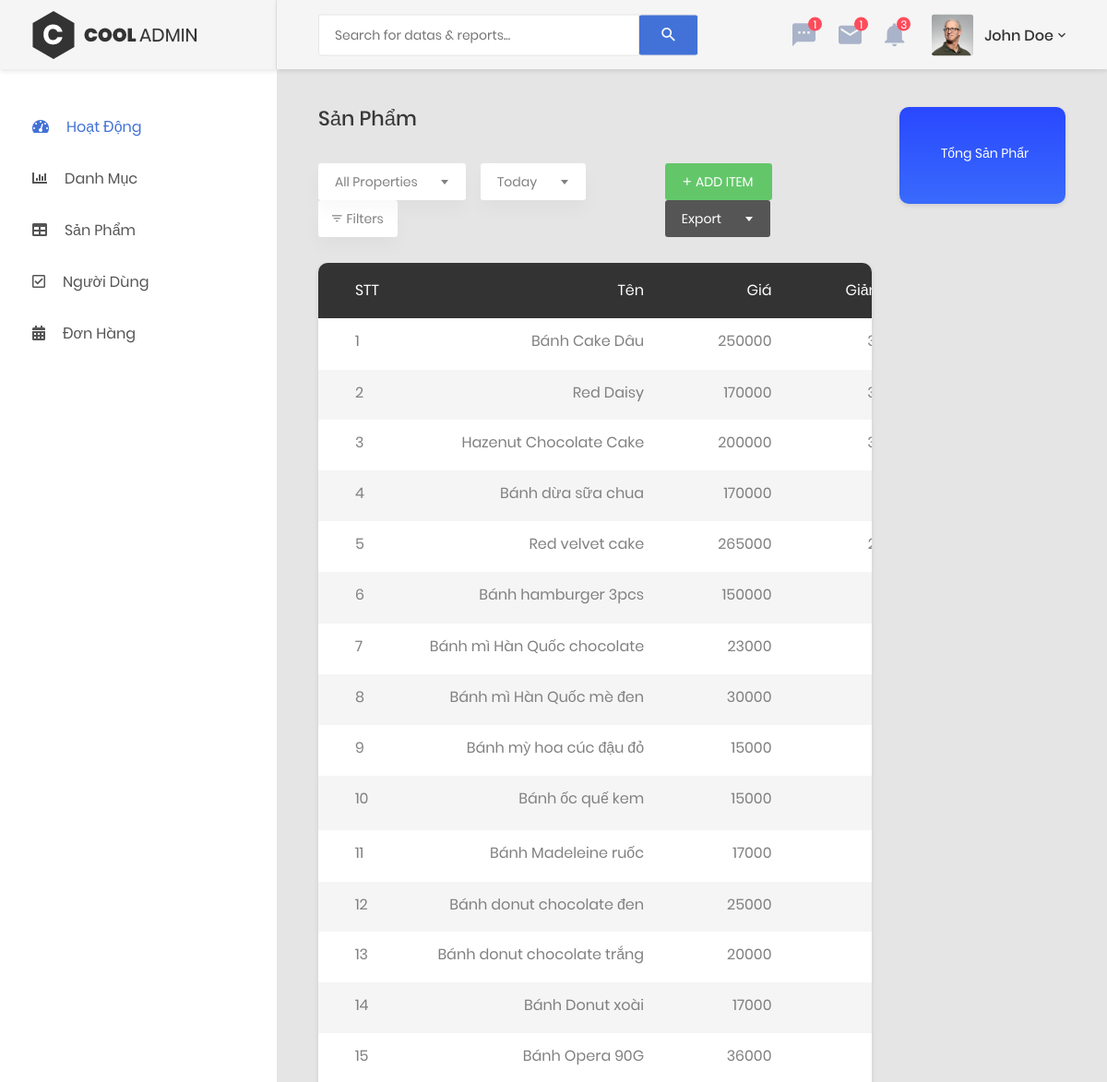
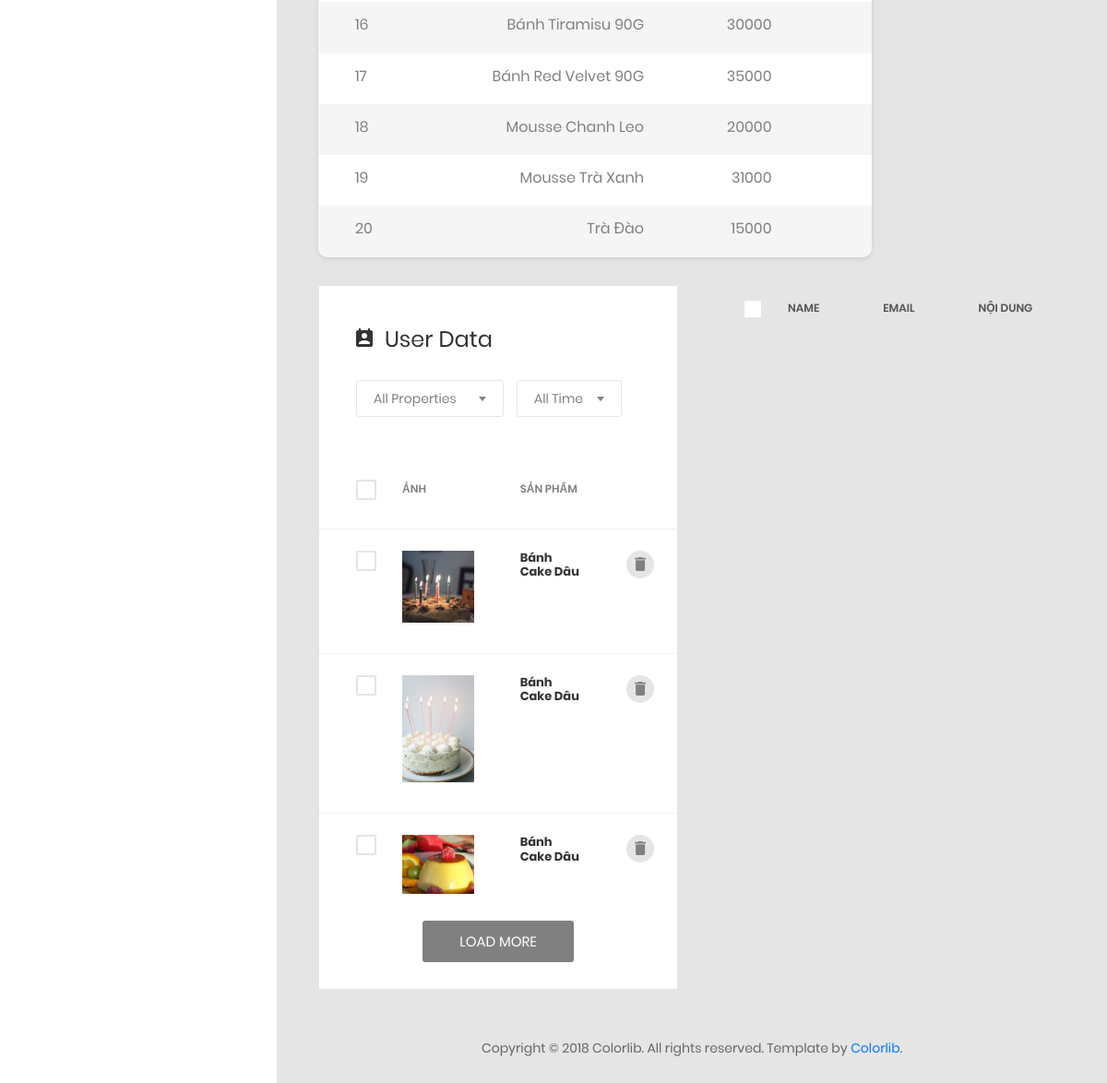
Screenshot of /duan1/admin/index.php?ctl=products (signed in) with the database file from the repository (2 pictures, top to bottom).
### tables this page shows
CREATE TABLE `products` (
  `id` int NOT NULL,
  `name` varchar(255) NOT NULL,
  `price` int NOT NULL,
  `detail` varchar(255) NOT NULL,
  `quantity` int NOT NULL,
  `sale` float DEFAULT NULL,
  `status` tinyint NOT NULL DEFAULT '1',
  `img` varchar(255) DEFAULT NULL,
  `sold` tinyint DEFAULT '0',
  `view` int DEFAULT '0',
  `id_cate` int NOT NULL
);

CREATE TABLE `img` (
  `id` int NOT NULL,
  `link` varchar(255) NOT NULL,
  `id_pr` int NOT NULL
);

### duan1/model/pdo.php (called while the page is built, shortened)
<?php
function pdo_get_connection(){
    $localhost = 'localhost';
    $username  = 'root';
    $password = '';
    $databasename = 'duan1_fpoly_summer';
    try{
    $conn = new PDO("mysql:host=$localhost;dbname=$databasename;charset=utf8",
    $username,$password);
    $conn->setAttribute(PDO::ATTR_ERRMODE,PDO::ERRMODE_EXCEPTION);
    }catch(PDOException $e){
        echo "Kết nối thất bại".$e->getMessage();
    }
    return $conn;
}
function pdo_query($sql){
    $sql_args = array_slice(func_get_args(), 1);
    try{
        $conn = pdo_get_connection();
        $stmt = $conn->prepare($sql);
        $stmt->execute($sql_args);
        $rows = $stmt->fetchAll();
        return $rows;
    }
    catch(PDOException $e){
        throw $e;
    }
    finally{
        unset($conn);
    }
}

### duan1/model/myClass.php (called while the page is built, shortened)
<?php
include_once 'pdo.php';
class view
{
  function viewAll($table)
  {
    $sql = "SELECT * FROM `$table`";
    $public = pdo_query($sql);
    return $public;
  }
  public function viewImage()
  {
    $sql = "SELECT *,img.id as id_img FROM `img` INNER JOIN products ON img.id_pr = products.id ORDER BY img.id DESC";
    $public = pdo_query($sql);
    return $public;
  }
}

### duan1/admin/modelAdmin/products/view.php (called while the page is built, shortened)
<?php
  $class = new view;
  $public = $class->viewAll('products');
  $class = new view;
  $public2 = $class->viewImage();
?>

### duan1/admin/view/products/view.php (the view, shortened to what this page needs)
<div class="main-content">
                <div class="section__content section__content--p30">
                    <div class="container-fluid">
                        <div class="row">
                            <div class="col-lg-9">
                            <h3 class="title-5 m-b-35">Sản Phẩm</h3>
                                <div class="table-data__tool">
                                    <div class="table-data__tool-left">
                                        <div class="rs-select2--light rs-select2--md">
                                        </div>
                                        <div class="rs-select2--light rs-select2--sm">
                                        </div>
                                        <button class="au-btn-filter">
                                            <i class="zmdi zmdi-filter-list"></i>filters</button>
                                    </div>
                                    <div class="table-data__tool-right">
                                       <a href="?ctl=add_products">
                                       <button class="au-btn au-btn-icon au-btn--green au-btn--small">
                                            <i class="zmdi zmdi-plus"></i>add item</button>
                                       </a>
                                        <div class="rs-select2--dark rs-select2--sm rs-select2--dark2">
                                        </div>
                                    </div>
                                </div>
                                <div class="table-responsive table--no-card m-b-30">
                                    <table class="table table-borderless table-striped table-earning">
                                        <thead>
                                            <tr>
                                                <th>STT</th>
                                                <th class="text-right">Tên</th>
                                                <th class="text-right">Giá</th>
                                                <th class="text-right">Giảm Giá</th>
                                            </tr>
                                        </thead>
                                        <tbody>
                                            <?php $count  = 1;
                                            ?>
                                            <?php foreach($public as $iteams) : ?>
                                            <tr>
                                                <td><?= $count  ?></td>
                                                <td class="text-right"><?= $iteams['name'] ?></td>
                                                <td class="text-right"><?= $iteams['price'] ?></td>
                                                <td class="text-right"><?= $iteams['sale'] ?></td>
                                                <?php $count++ ?>
                                            <?php endforeach ?>
                                        </tbody>
                                    </table>
                                </div>
                            </div>
                            <div class="col-lg-3">
                                <div class="au-card au-card--bg-blue au-card-top-countries m-b-30">
                                    <div class="au-card-inner">
                                        <div class="table-responsive">
                                            <table class="table table-top-countries">
                                                <tbody>
                                                    <tr>
                                                        <td>Tổng Sản Phẩm:</td>
                                                    </tr>
                                                </tbody>
                                            </table>
                                        </div>
                                    </div>
                                </div>
                            </div>
                        </div>
                        <div class="row">
                            <div class="col-lg-6">
                                <div class="user-data m-b-30">
                                    <h3 class="title-3 m-b-30">
                                        <i class="zmdi zmdi-account-calendar"></i>user data</h3>
                                    <div class="filters m-b-45">
                                        <div class="rs-select2--dark rs-select2--md m-r-10 rs-select2--border">
                                        </div>
                                        <div class="rs-select2--dark rs-select2--sm rs-select2--border">
                                        </div>
                                    </div>
                                    <div class="table-responsive table-data">
                                        <table class="table">
                                            <thead>
                                                <tr>
                                                    <td>
                                                        <label class="au-checkbox">
                                                            <span class="au-checkmark"></span>
                                                        </label>
                                                    </td>
                                                    <td>Ảnh</td>
                                                    <td>Sản phẩm</td>
                                                    <td></td>
                                                </tr>
                                            </thead>
                                            <tbody>
                                                <?php foreach($public2 as $iteams) : ?>
                                                <tr>
                                                    <td>
                                                        <label class="au-checkbox">
                                                            <span class="au-checkmark"></span>
                                                        </label>
                                                    </td>
                                                    <td>
                                                      <img src="./img/<?=$iteams['link']?>" alt="" style="width: 140px;">
                                                    </td>
                                                    <td>
                                                    <h6><?= $iteams['name']?></h6>
                                                    </td>
                                                    <td>
                                                    <div class="table-data-feature">
                                                        <a href="?ctl=deleteimage&id=<?=$iteams['id_img']?>" onclick="return confirm('Xóa ảnh sản phẩm')">
                                                        <button class="item" data-toggle="tooltip" data-placement="top" title="Delete">
                                                            <i class="zmdi zmdi-delete"></i>
                                                        </button>
                                                        </a>
                                                    </div>
                                                    </td>
                                                </tr>
                                                <?php endforeach ?>
                                            </tbody>
                                        </table>
                                    </div>
                                    <div class="user-data__footer">
                                        <button class="au-btn au-btn-load">load more</button>
                                    </div>
                                </div>
                            </div>
                            <div class="col-lg-6">
                                <div class="table-responsive table-responsive-data2">
                                    <table class="table table-data2">
                                        <thead>
                                            <tr>
                                                <th>
                                                    <label class="au-checkbox">
                                                        <span class="au-checkmark"></span>
                                                    </label>
                                                </th>
                                                <th>name</th>
                                                <th>email</th>
                                                <th>nội dung</th>
                                            </tr>
                                        </thead>
                                    </table>
                                </div>
                            </div>
                        </div>
                        <div class="row">
                            <div class="col-md-12">
                            </div>
                        </div>
                        <div class="row">
                            <div class="col-md-12">
                                <div class="copyright">
                                    <p>Copyright © 2018 Colorlib. All rights reserved. Template by <a href="https://colorlib.com">Colorlib</a>.</p>
                                </div>
                            </div>
                        </div>
                    </div>
                </div>
            </div>

### rows the page displays
products: name "Bánh Cake Dâu", price "250000"
products: name "Red Daisy", price "170000"
products: name "Hazenut Chocolate Cake", price "200000"
products: name "Bánh dừa sữa chua", price "170000"
products: name "Red velvet cake", price "265000"
products: name "Bánh hamburger 3pcs", price "150000"
products: name "Bánh mì Hàn Quốc chocolate", price "23000"
products: name "Bánh mì Hàn Quốc mè đen", price "30000"
products: name "Bánh mỳ hoa cúc đậu đỏ", price "15000"
products: name "Bánh ốc quế kem", price "15000"
products: name "Bánh Madeleine ruốc", price "17000"
products: name "Bánh donut chocolate đen", price "25000"
products: name "Bánh donut chocolate trắng", price "20000"
products: name "Bánh Donut xoài", price "17000"
products: name "Bánh Opera 90G", price "36000"
products: name "Bánh Tiramisu 90G", price "30000"
products: name "Bánh Red Velvet 90G", price "35000"
products: name "Mousse Chanh Leo", price "20000"
products: name "Mousse Trà Xanh", price "31000"
products: name "Trà Đào", price "15000"
img: link (picture), id_pr.name "Bánh Cake Dâu"
img: link (picture), id_pr.name "Bánh Cake Dâu"
img: link (picture), id_pr.name "Bánh Cake Dâu"
